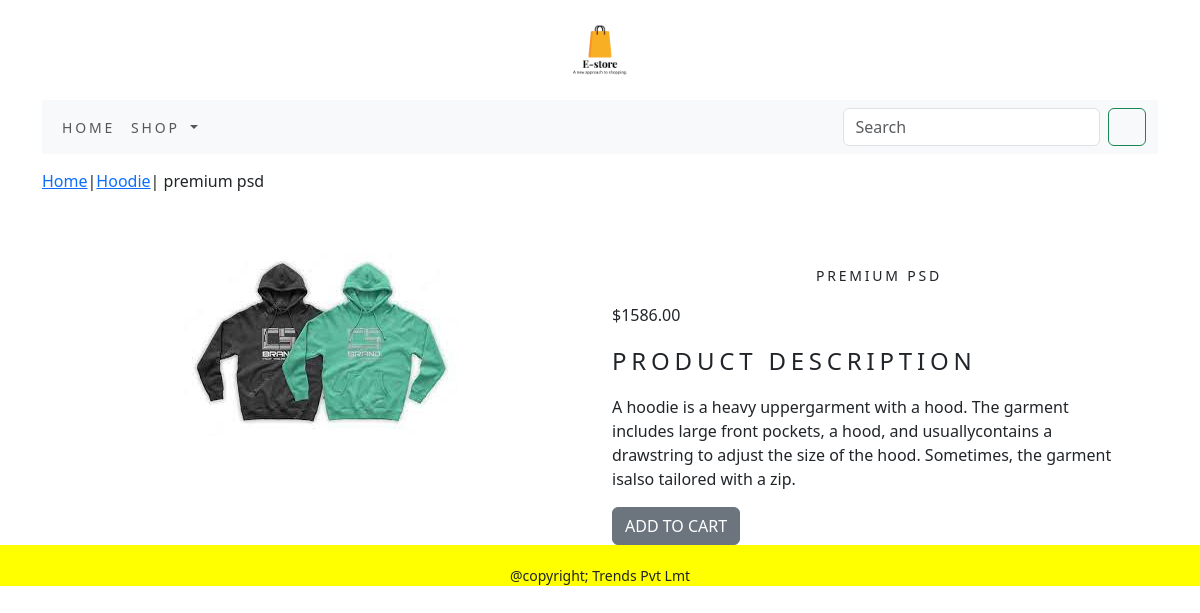
The app's page /trends/hoodie/premium-psd/ with its own data.
### trendsapp/models.py (models this page shows, shortened)
class Product(models.Model):
    name = models.CharField(max_length=250, unique=True)
    slug = models.SlugField(max_length=250, unique=True)
    description = models.TextField(blank=True)
    price= models.DecimalField(max_digits=10,decimal_places=2)
    category= models.ForeignKey(Category,on_delete=models.CASCADE) #Category is table name
    image = models.ImageField(upload_to='category', blank=True)
    stock= models.IntegerField()
    available= models.BooleanField(default=True)
    created= models.DateTimeField(auto_now_add=True)
    updated= models.DateTimeField(auto_now=True)
    class Meta:
        ordering = ('name',)
        verbose_name = 'product'
        verbose_name_plural = 'products'

class Category(models.Model):
    name=models.CharField(max_length=250,unique=True)
    slug=models.SlugField(max_length=250,unique=True)
    description=models.TextField(blank=True)
    image=models.ImageField(upload_to='category',blank=True)
    class Meta:
        ordering= ('name',)
        verbose_name='category'
        verbose_name_plural='categories'
    def __str__(self):
        return '{}'.format(self.name)
    def get_url(self):
        return reverse('trendsapp:products_by_category', args=[self.slug])

### trendsapp/views.py (the view)
# urls.py: path('<slug:c_slug>/<slug:product_slug>/', views.proDetail, name='product_category_details'),
def proDetail(request,c_slug,product_slug):
    try:
        product=Product.objects.get(category__slug=c_slug,slug=product_slug)
    except Exception as e:
        raise e
    return render(request,"product.html",{'product':product})

### cart/context_processors.py (called while the page is built)
def counter(request):
    item_count = 0
    if 'admin' in request.path:
        return {}
    else:
        try:
            cart=Cart.objects.filter(cart_id=_cart_id(request))
            car_items=CartItem.objects.all().filter(cart=(cart[:1]))
            for cart_item in car_items:
                item_count += cart_item.quantity
        except Cart.DoesNotExist:
            item_count=0
    return dict(item_count=item_count)

### cart/views.py (called while the page is built)
def _cart_id(request):
    cart = request.session.session_key
    if not cart:
        cart = request.session.create()
    return cart

### trendsapp/context_processors.py (called while the page is built)
def menu_links(request):
    links=Category.objects.all()
    return dict(links=links)

### templates/product.html (shortened to what this page needs)
{% extends 'base.html' %}
{% load static %}
{% block content %}
<div class="row my_prod_row_class">
  <div class="mx_auto">
    <p><a href="{% url 'trendsapp:allProdCat' %}">Home</a>|<a href="{{product.category.get_url}}">{{product.category}}</a>| {{product.name}} </p>
  </div>
</div>
<div class="container">
<br>
<div class="row">
  <div class="col-12 col-sm-12 col-md-12 col-lg-6 text-center">
    <div style="min-width:18rem;">
      <img src="{{product.image.url}}" alt="{{product.name}}">
    </div>
  </div>
    <div class="col-12 col-sm-12 col-md-12 col-lg-6">
      <div>
      <h1 class="my_prod_title text-center">{{product.name}}</h1>
      <p>${{product.price}}</p>
      <p class="my_title">PRODUCT DESCRIPTION</p>
      <p class="text-justify my_prod_text">{{product.description}}</p>
      {% if product.stock <= 0 %}
      <p class="text-justify my_prod_text"><b>OUT OF STOCK</b></p>
      {% else %}
      <a class="btn btn-secondary" href="{% url 'cart:add_cart' product.id %}">ADD TO CART</a>
      {% endif %}
    </div>
  </div>
  </div>
  </div>
{% endblock %}

### static/css/custom.css (style rules this page uses)
body { font-family : 'Roboto', sans-serif; }
.my_title { font-size : 24px; text-transform : uppercase; letter-spacing : .2em; }
.my_prod_row_class { padding-top : 15px; padding-bottom : 20px; }
.my_prod_title { font-size : 14px; text-transform : uppercase; letter-spacing : .2em; padding-top : 15px; padding-bottom : 10px; }
.my_prod_text { padding-right : 20px; }

### records on screen
Product: category "Hoodie", name "premium psd", image (picture), name "PREMIUM PSD", price "1586.00", description "A hoodie is a heavy uppergarment with a hood. The garment includes large front pockets, a hood, and usuallycontains a drawstring to adjust the size of the hood. Sometimes, the garment isalso tailored with a zip."
